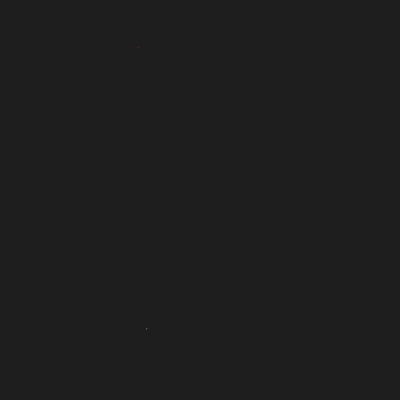
Frame 1 (no input)
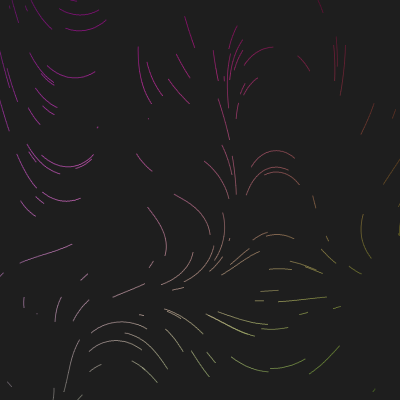
Frame 60 (no input)
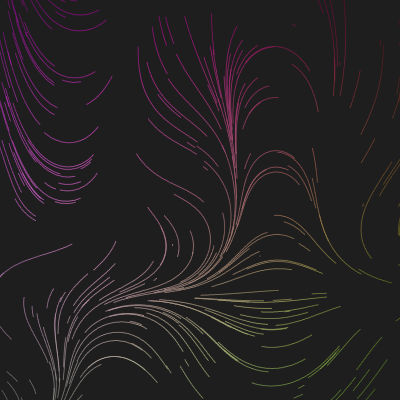
Frame 120 (the mouse pressed at the canvas centre since frame 60)

The p5.js sketch that drew these frames (run headless with seeded random() and noise() and a simulated clock; from frame 60 on, the mouse is pressed at the canvas centre):

// p5.js sketch
// ── sketch.js

var points=[];
var mult
var r1
var r2
var g1
var g2
var b1
var b2

function setup() {
  createCanvas(400, 400);
  background(30);
  angleMode(DEGREES)
  noiseDetail(1)
  var density=75
  var space= width/density
  for(var x=0; x<width;x +=space){
    for(var y=0; y<height; y+=space){
      var p=createVector(x+random(-10,10),y+random(-10,10))
      points.push(p)
    }
  }
  shuffle(points,true)
  r1=random(255)
  r2=random(255)
  g1=random(255)
  g2=random(255)
  b1=random(255)
  b2=random(255)
  
  mult=random(0.002,0.01)

}

function draw() {
noStroke()
 
if(frameCount*2<=points.length){
  var max=frameCount*2
}else{
  var max=points.length
}

for (var i=0; i<max; i++ ){
  var r= map(points[i].x,0,width, r1,r2)
  var g= map(points[i].y,0,height, g1,g2)
  var b= map(points[i].x,0,width, b1,b2)
  var alpha=map(dist(width/2,height/2,points[i].x,points[i].y),0,370,400,0)

  fill(r,g,b,alpha) 
  

  var angle = map( noise(points[i].x*mult, points[i].y*mult),0,1,0,720)
  points[i].add(createVector(cos(angle), sin(angle)))
  if(dist(width/2,height/2,points[i].x,points[i].y)<370){
    ellipse(points[i].x, points[i].y, 1)
  }
  

}
}
